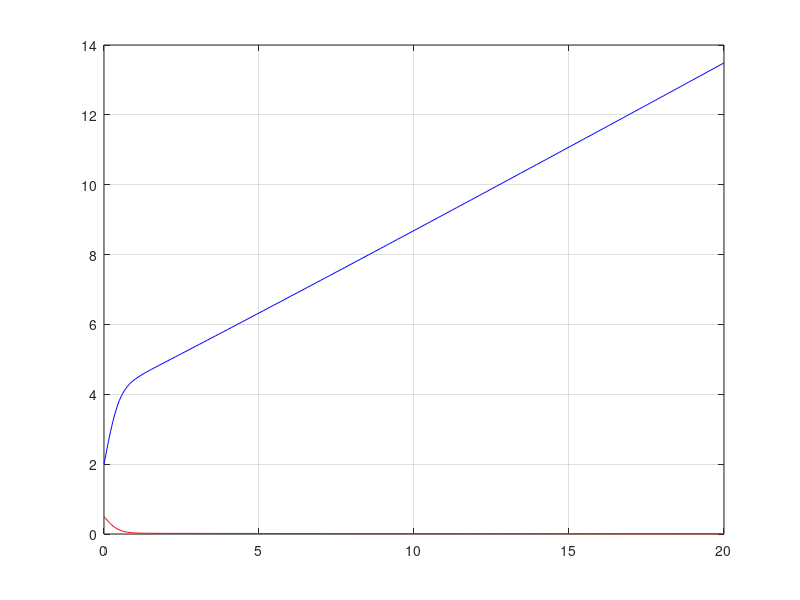

Here is the MATLAB script that generated this plot:
function c_chemostat
global v f gamma m a Sin;

tend=20; %end time to run the simulation
u0=[0.5;2]; %initial conditions as a column vector
v=10; f=5; gamma=5; m=5; a=5; Sin=0.1;
[tsol,usol]=ode45(@rhs,[0,tend],u0);
Ssol=usol(:,1); Xsol=usol(:,2);
plot(tsol,Ssol,'r'); hold on; plot(tsol,Xsol,'b');
grid on;
max(Xsol)

function udash=rhs(t,u)
global v f gamma m a Sin;
S=u(1); X=u(2);
ps=(m*S)/(a+S);
Sdash=Sin-((f/v)*S)-(ps*X);
Xdash=gamma*X*ps;
udash=[Sdash;Xdash];
